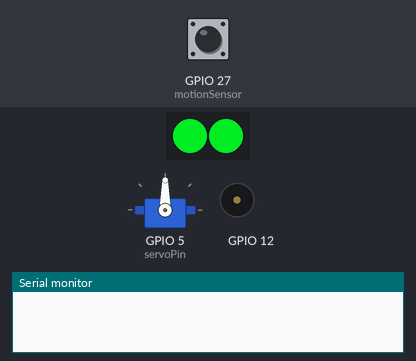
Bench run of a sketch on a simulated ESP32. Shown: 2 RGB LEDs in strip order, left to right, servo, buzzer (waves = sounding), the last lines printed to the serial monitor. The inputs (shaded band) are chosen by the test bench; at power-on: GPIO 27 (motionSensor) HIGH.

Above: at 3.2 s.
3.3 s: GPIO 27 (motionSensor) pulsed LOW 2 times (0.12 s each, 0.3 s apart)
At 5.07 s:
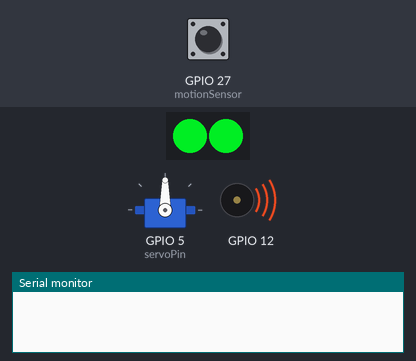
At 5.47 s:
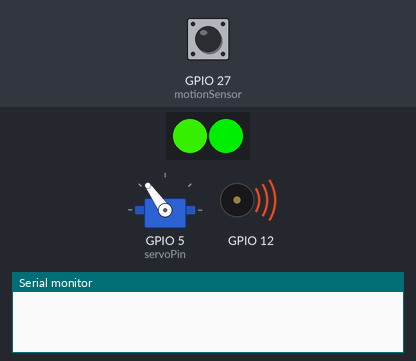
6.9 s: GPIO 27 (motionSensor) pulsed LOW 2 times (0.12 s each, 0.3 s apart)
At 12.3 s:
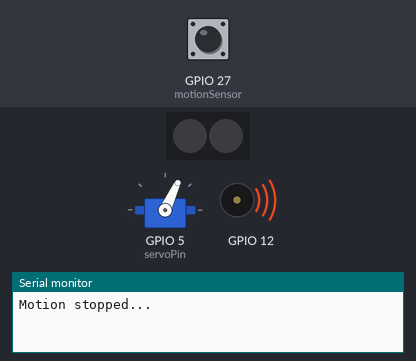
Timing chart, 0 to 13.8 s (numbered marks = the images above; inputs shaded):
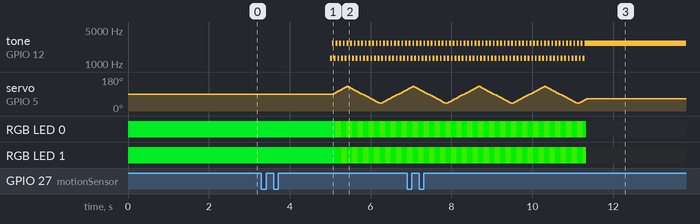

The sketch:

owl_for_mum.ino
```cpp
#include <Adafruit_NeoPixel.h>
#include <ESP32Servo.h>


#ifndef PSTR
 #define PSTR // Make Arduino happy
#endif

#define timeSeconds 4 //time Owl is on for


//LED Colours
#define white 255
#define red 22672
#define orange 15661
#define yellow 14746
#define green 1638
#define blue 45875
#define cyan 38502
#define pink 27034
#define purple 31949

#define LED_PIN   25
#define LED_COUNT 2
Adafruit_NeoPixel strip(LED_COUNT, LED_PIN, NEO_GRB + NEO_KHZ800);

uint16_t brightness = 200;
bool bl_gr = true;

Servo myservo;  // create servo object to control a servo
// 16 servo objects can be created on the ESP32

int pos = 90;    // variable to store the servo position
// Recommended PWM GPIO pins on the ESP32 include 2,4,12-19,21-23,25-27,32-33
int servoPin = 5;

//set up pwm for buzzer
int freq = 2000;
int channel = 3;
int resolution = 8;

int pos_mult = 1;

bool low = true;

// Set GPIOs for LED and PIR Motion Sensor
//const int led = 26;
const int motionSensor = 27;

// Timer: Auxiliary variables
unsigned long now = millis();
unsigned long lastTrigger = 0;
unsigned long thisTrigger = 0;
unsigned long nextTrigger = 0;
boolean startTimer = false;

// Checks if motion was detected, sets LED HIGH and starts a timer
void IRAM_ATTR detectsMovement() {
//  Serial.println("MOTION DETECTED!!!");
  startTimer = true;
  lastTrigger = millis();
}

void start_servo() {
  // Allow allocation of all timers
  ESP32PWM::allocateTimer(0);
  ESP32PWM::allocateTimer(1);
  ESP32PWM::allocateTimer(2);
  ESP32PWM::allocateTimer(3);
  myservo.setPeriodHertz(50);    // standard 50 hz servo
  myservo.attach(servoPin, 500, 2400); // attaches the servo on pin 18 to the servo object
                                         // using SG90 servo min/max of 500us and 2400us
                                         // for MG995 large servo, use 1000us and 2000us,
                                         // which are the defaults, so this line could be
                                         // "myservo.attach(servoPin);"
  myservo.write(90);

}

//initialise neo pixel strip
void start_pixel(){
  strip.begin();
   strip.setBrightness(brightness);
   strip.fill(strip.gamma32(strip.ColorHSV(pink)));//strip.gamma32(strip.ColorHSV(16000)));
   strip.show();
}

//flash the eyes of the owl
void flash_colours(){
  if(bl_gr){
    strip.setPixelColor(0,strip.gamma32(strip.ColorHSV(orange)));
    strip.setPixelColor(1,strip.gamma32(strip.ColorHSV(red)));
  } else {
    strip.setPixelColor(1,strip.gamma32(strip.ColorHSV(orange)));
    strip.setPixelColor(0,strip.gamma32(strip.ColorHSV(red)));
  }
  strip.show();
  bl_gr = !bl_gr;

}

//play the sound to scare off the pigeons.
void play_call(){
  if(low){
    ledcWriteTone(channel, 1300); //1300
    ledcWrite(channel, 128);
  }
  else {
    ledcWriteTone(channel, 2700); //2700
    ledcWrite(channel, 128);

  }
  low = !low;
//  low = true;
  delay(40);
}

void move_servo(){
//  pos=90;
  myservo.write(pos);              // tell servo to go to position in variable 'pos'
    delay(5);
  if (pos > 125) {
    pos_mult = -1;
  }
  if ( pos < 45) {
    pos_mult = 1;
  }
//  Serial.println(pos);

  pos += pos_mult*5;
}

void setup() {
  // Serial port for debugging purposes
  Serial.begin(115200);

  //the pwm for the tone signal to the buzzer
  //buzzer connected to GPIO 12
   ledcSetup(channel, freq, resolution);
  ledcAttachPin(12, channel);

  // PIR Motion Sensor mode INPUT_PULLUP
  pinMode(motionSensor, INPUT_PULLUP);
  // Set motionSensor pin as interrupt, assign interrupt function and set RISING mode

  start_pixel();
  start_servo();
  attachInterrupt(digitalPinToInterrupt(motionSensor), detectsMovement, RISING);
  delay(2000);
//  // Set LED to LOW
//  pinMode(led, OUTPUT);
//  digitalWrite(led, LOW);
}


void loop() {
  // Current time

  thisTrigger = 0;
  if(startTimer && (now - nextTrigger > (5000))) { //wait at least 5 seconds between end of last interrupt and start of next interrupt.
    play_call();

    if (now - thisTrigger > 1000){
      flash_colours();
      thisTrigger = millis();
      move_servo();
    }
    }
  now = millis();
  // Turn off the LED after the number of seconds defined in the timeSeconds variable
  if(startTimer && (now - lastTrigger > (timeSeconds*1000))) {
    Serial.println("Motion stopped...");
//    digitalWrite(led, LOW);
    ledcWrite(channel, 0);
    strip.clear();
    strip.show();
    startTimer = false;
    nextTrigger = millis();
  }
}


//
```

Measured:
- after the input at 3.3 s, tone on GPIO 12: alternates 2700 Hz for 0.05 s and 1300 Hz for 0.05 s, starting after 1.7 s; RGB LED 0, RGB LED 1: alternates RGB(45, 200, 0) for 0.14 s and RGB(0, 200, 0) for 0.14 s, starting after 1.8 s
